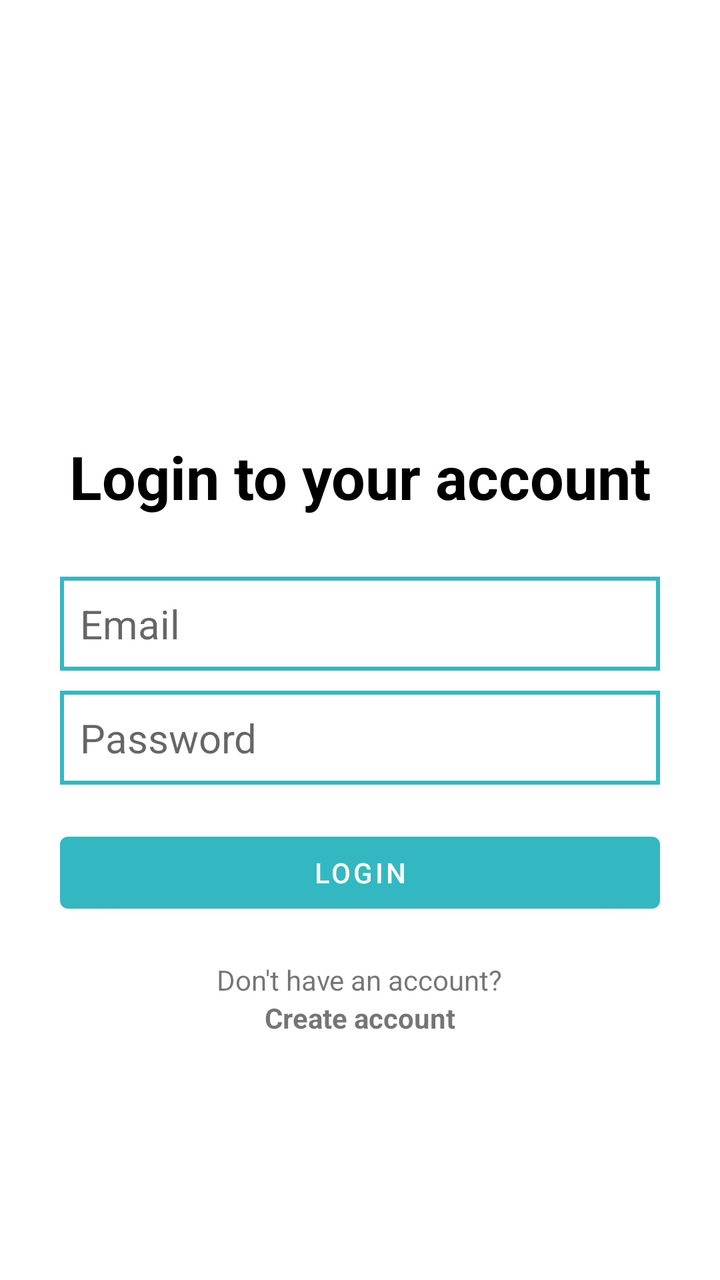
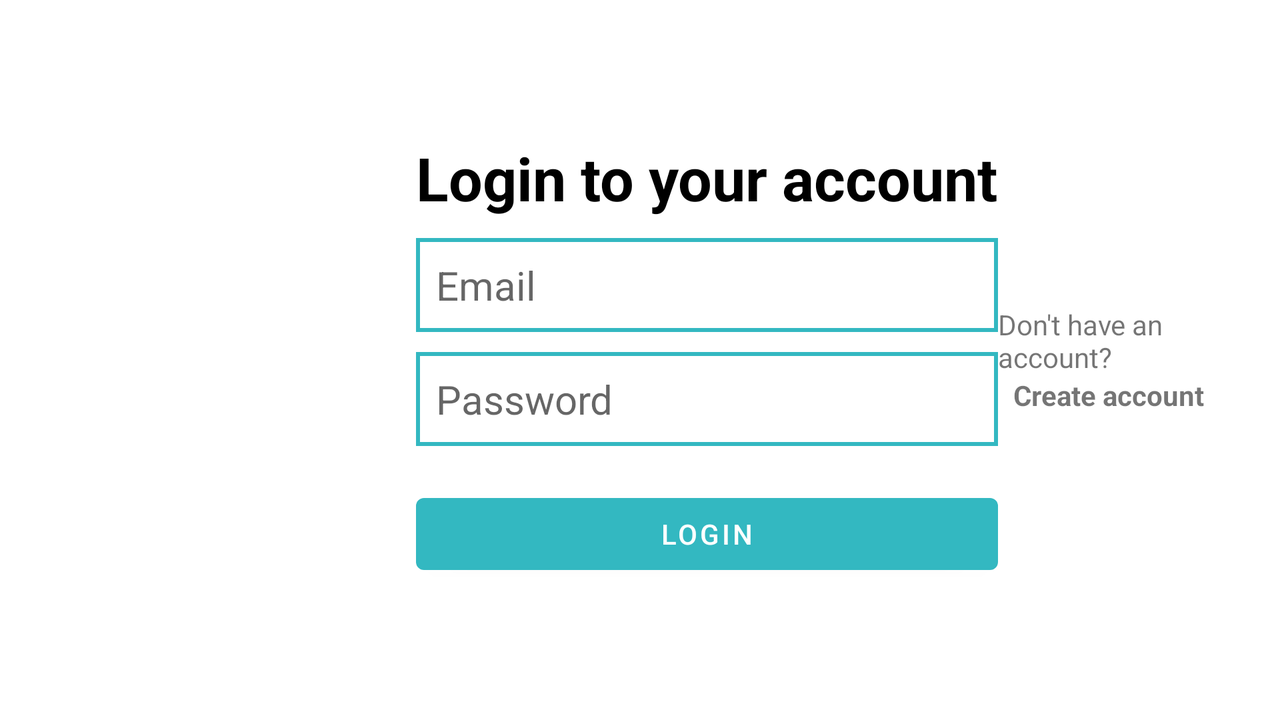

First picture: res/layout/ on a phone held upright. Second picture: the repository's own variant of that layout, on a device whose configuration matches the variant's folder. Source for both follows.
<!-- AndroidManifest.xml: application theme Theme.FinalProject -->
<!-- res/layout/activity_login.xml -->
<?xml version="1.0" encoding="utf-8"?>
<RelativeLayout xmlns:android="http://schemas.android.com/apk/res/android"
    xmlns:app="http://schemas.android.com/apk/res-auto"
    xmlns:tools="http://schemas.android.com/tools"
    android:id="@+id/root"
    android:layout_width="match_parent"
    android:layout_height="match_parent"
    android:layout_marginVertical="30dp"
    android:layout_marginHorizontal="30dp"
    tools:context=".view.LoginActivity">

    <ImageView
        android:id="@+id/login_icon"
        android:layout_width="128dp"
        android:layout_height="128dp"
        android:layout_centerHorizontal="true"
        android:layout_marginVertical="30dp"
        app:srcCompat="@drawable/login_logo" />

    <LinearLayout
        android:id="@+id/hello_text"
        android:layout_width="match_parent"
        android:layout_height="wrap_content"
        android:layout_below="@+id/login_icon"
        android:orientation="vertical">

        <TextView
            android:layout_width="match_parent"
            android:layout_height="wrap_content"
            android:gravity="center"
            android:text="@string/login_to_your_account"
            android:textColor="@color/black"
            android:textSize="30sp"
            android:textStyle="bold" />

    </LinearLayout>

    <LinearLayout
        android:id="@+id/form"
        android:layout_width="match_parent"
        android:layout_height="wrap_content"
        android:layout_below="@id/hello_text"
        android:orientation="vertical"
        android:layout_marginVertical="20dp">

        <EditText
            android:id="@+id/email_edit_text"
            android:layout_width="match_parent"
            android:layout_height="wrap_content"
            android:hint="@string/prompt_email"
            android:inputType="textEmailAddress"
            android:textSize="20sp"
            android:background="@drawable/corner"
            android:padding="10dp"
            android:layout_marginTop="10dp"/>

        <EditText
            android:id="@+id/password_edit_text"
            android:layout_width="match_parent"
            android:layout_height="wrap_content"
            android:hint="@string/prompt_password"
            android:inputType="textPassword"
            android:textSize="20sp"
            android:background="@drawable/corner"
            android:padding="10dp"
            android:layout_marginTop="10dp"/>

        <com.google.android.material.button.MaterialButton
            android:id="@+id/login_btn"
            android:layout_width="match_parent"
            android:layout_height="match_parent"
            android:text="@string/login"
            android:layout_marginTop="20dp" />
    </LinearLayout>

    <LinearLayout
        android:layout_width="match_parent"
        android:layout_height="wrap_content"
        android:layout_below="@+id/form"
        android:orientation="vertical"
        android:gravity="center">

        <TextView
            android:layout_width="wrap_content"
            android:layout_height="wrap_content"
            android:text="@string/don_t_have_an_account" />

        <TextView
            android:id="@+id/register_text_view_btn"
            android:layout_width="wrap_content"
            android:layout_height="wrap_content"
            android:text="@string/create_account"
            android:onClick="returnToRegister"
            android:textStyle="bold"/>

    </LinearLayout>
</RelativeLayout>
<!-- resources referenced by this layout -->
<resources>
  <color name="black">#FF000000</color>
  <!-- drawable corner (drawable) -->
  <?xml version="1.0" encoding="utf-8"?>
  <shape xmlns:android="http://schemas.android.com/apk/res/android"
      android:shape="rectangle">
      <stroke android:width="2dp" android:color="@color/custom_blue" />
  </shape>
  <string name="create_account">Create account</string>
  <string name="don_t_have_an_account">Don\'t have an account?</string>
  <string name="login">Login</string>
  <string name="login_to_your_account">Login to your account</string>
  <string name="prompt_email">Email</string>
  <string name="prompt_password">Password</string>
  <style name="Theme.FinalProject" parent="Theme.MaterialComponents.DayNight.NoActionBar">
          <item name="android:forceDarkAllowed" tools:targetApi="q">false</item>
          
          <item name="colorPrimary">@color/custom_blue</item>
          <item name="colorPrimaryVariant">@color/custom_blue</item>
          <item name="colorOnPrimary">@color/white</item>
          
          <item name="colorSecondary">@color/teal_200</item>
          <item name="colorSecondaryVariant">@color/teal_700</item>
          <item name="colorOnSecondary">@color/black</item>
          
          <item name="android:statusBarColor">@color/custom_blue</item>
          
      </style>
  <color name="custom_blue">#33B8C1</color>
  <color name="white">#FFFFFFFF</color>
  <color name="teal_200">#FF03DAC5</color>
  <color name="teal_700">#FF018786</color>
</resources>
<!-- res/layout-land/activity_login.xml (the repository's variant of the layout above) -->
<!-- drawn on the phone turned sideways -->
<?xml version="1.0" encoding="utf-8"?>
<LinearLayout xmlns:android="http://schemas.android.com/apk/res/android"
    xmlns:app="http://schemas.android.com/apk/res-auto"
    xmlns:tools="http://schemas.android.com/tools"
    android:id="@+id/root"
    android:layout_width="match_parent"
    android:layout_height="match_parent"
    android:layout_marginVertical="30dp"
    android:layout_marginHorizontal="30dp"
    android:orientation="horizontal"
    tools:context=".view.LoginActivity">

    <ImageView
        android:id="@+id/login_icon"
        android:layout_width="128dp"
        android:layout_height="128dp"
        android:layout_centerHorizontal="true"
        android:layout_gravity="center"
        android:layout_marginVertical="30dp"
        app:srcCompat="@drawable/login_logo" />

    <LinearLayout
        android:id="@+id/form"
        android:layout_width="wrap_content"
        android:layout_height="wrap_content"
        android:layout_gravity="center"
        android:layout_marginLeft="50dp"
        android:orientation="vertical">

        <TextView
            android:layout_width="match_parent"
            android:layout_height="wrap_content"
            android:gravity="center"
            android:text="@string/login_to_your_account"
            android:textColor="@color/black"
            android:textSize="30sp"
            android:textStyle="bold" />

        <EditText
            android:id="@+id/email_edit_text"
            android:layout_width="match_parent"
            android:layout_height="wrap_content"
            android:layout_marginTop="10dp"
            android:background="@drawable/corner"
            android:hint="@string/prompt_email"
            android:inputType="textEmailAddress"
            android:padding="10dp"
            android:textSize="20sp" />

        <EditText
            android:id="@+id/password_edit_text"
            android:layout_width="match_parent"
            android:layout_height="wrap_content"
            android:layout_marginTop="10dp"
            android:background="@drawable/corner"
            android:hint="@string/prompt_password"
            android:inputType="textPassword"
            android:padding="10dp"
            android:textSize="20sp" />

        <com.google.android.material.button.MaterialButton
            android:id="@+id/login_btn"
            android:layout_width="match_parent"
            android:layout_height="match_parent"
            android:layout_marginTop="20dp"
            android:text="@string/login" />
    </LinearLayout>

    <LinearLayout
        android:layout_width="match_parent"
        android:layout_height="wrap_content"
        android:layout_gravity="center"
        android:gravity="center"
        android:orientation="vertical">

        <TextView
            android:layout_width="wrap_content"
            android:layout_height="wrap_content"
            android:text="@string/don_t_have_an_account" />

        <TextView
            android:id="@+id/register_text_view_btn"
            android:layout_width="wrap_content"
            android:layout_height="wrap_content"
            android:onClick="returnToRegister"
            android:text="@string/create_account"
            android:textStyle="bold" />

    </LinearLayout>
</LinearLayout>
